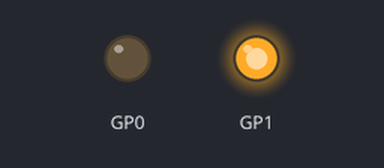
The program below on a simulated Raspberry Pi Pico running MicroPython. Shown: output pins drawn as LEDs (lit = HIGH). At 3.0 s the program stops and its outputs stay as they are.

Above: at 0.1 s.
At 2.1 s:
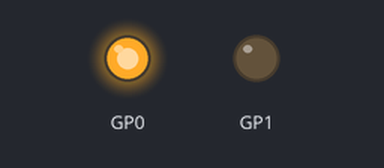
At 3.1 s:
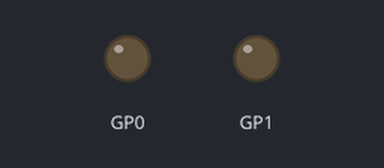
Timing chart, 0 to 4.5 s (numbered marks = the images above):
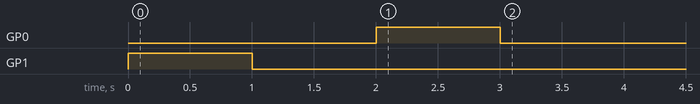

Measured:
- by itself, GP0: LOW → HIGH at 2.0 s, → LOW 1.0 s later
- by itself, GP1: LOW → HIGH at 0.00 s, → LOW 1.0 s later

The program:

11_DCmotor_01.py
```python
from machine import Pin
import time

# 시계방향 회전
C1,C2=Pin(1,Pin.OUT),Pin(0,Pin.OUT)  # 핀 할당

# 전진
C1.value(1)
C2.value(0)
time.sleep(1)
# 정지
C1.value(0)
C2.value(0)
time.sleep(1)
# 후진
C1.value(0)
C2.value(1)
time.sleep(1)
# 정지
C1.value(0)
C2.value(0)
```
